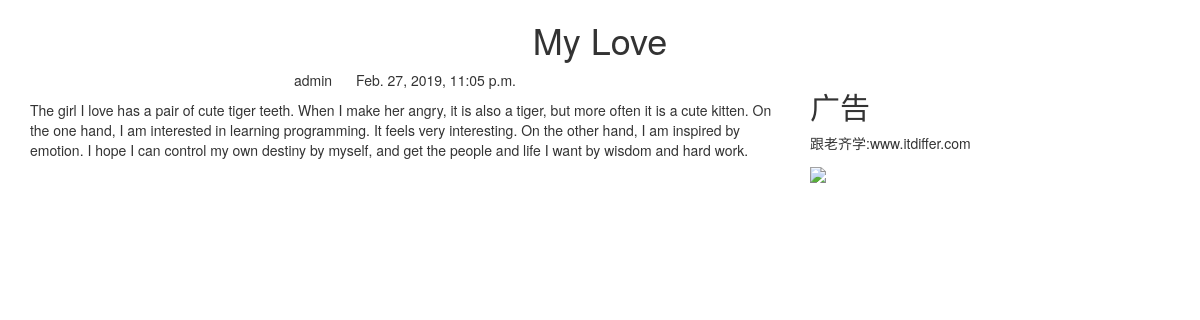
The app's page /blog/2/ with its own data.
### blog/models.py (models this page shows, shortened)
class BlogArtcles(models.Model):
    title = models.CharField(max_length=300)  #1规定了字段 title 的属性为CharField（）类型，并说明最大值
    author = models.ForeignKey(User, related_name="blog_posts",on_delete=models.CASCADE,) #2通过字段 author 规定了博客文章和作者之间的关系，
    body = models.TextField()  #大文本。默认对应的form标签是textarea。
    publish = models.DateTimeField(default=timezone.now)
    class Meta:  #3 通过 ordering = ("-publish",)规定BlogArtcles实例对象显示顺序，即按照publish字段值的倒序显示
        ordering = ("-publish",)

### blog/views.py (the view)
# urls.py: path('<int:article_id>/',views.blog_article, name='blog_article'),
def blog_article(request,article_id):
    article = get_object_or_404(BlogArtcles, id=article_id)
    pub = article.publish
    return render(request, "blog/content.html",{"article":article, "publish":pub})

### templates/blog/content.html (shortened to what this page needs)
{% extends "base.html" %}
{% block content %}
<div class="row text-center vertical-middle-sm">
    <h1>{{ article.title }}</h1>
</div>
<div class="row">
    <div class="col-xs-12 col-md-8">
        <p class="text-center"><span>{{ article.author.username }}
            </span><span style="margin-left:20px">{{ publish }}</span>
        </p>
<div>{{ article.body }}</div>
    </div>
    <div class="col-xs-6 col-md-4">
        <h2>广告</h2>
        <p>跟老齐学:www.itdiffer.com</p>
        <img width="200px" src="https://raw.githubusercontent.com/qiwsir/DjangoPracticeProject/master/python-book2.png">
    </div>
</div>
{% endblock %}

### records on screen
BlogArtcles: title "My Love", author.username "admin", publish "Feb. 27, 2019, 11:05 p.m.", body "The girl I love has a pair of cute tiger teeth. When I make her angry, it is also a tiger, but more often it is a cute kitten. On the one hand, I am interested in learning programming. It feels very interesting. On the other hand, I am inspired by emotion. I hope I can control my own destiny by myself, and get the people and life I want by wisdom and hard work."
